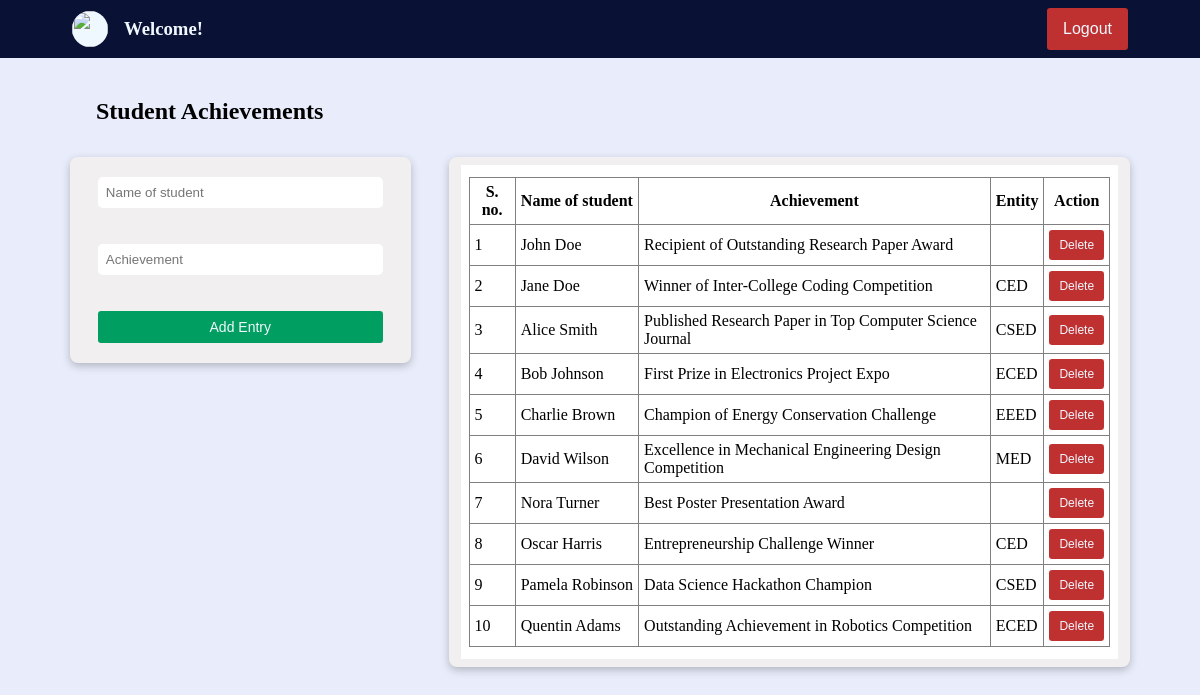
The app's page /forms/student_achievements.php, older data.
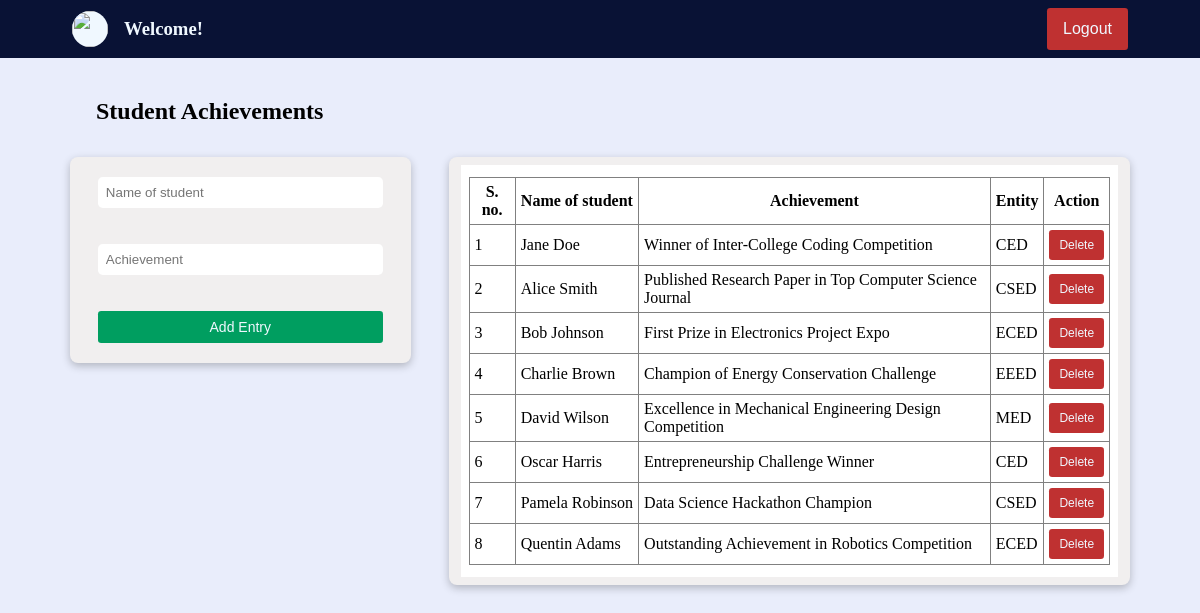
The same page, newer data.
### tables this page shows
CREATE TABLE `student_achievements` (
  `name` varchar(80) NOT NULL,
  `achievement` varchar(800) NOT NULL,
  `entity` varchar(120) NOT NULL
);

### forms/student_achievements.php (the view, shortened to what this page needs)
<?php
if (empty($_SESSION['access_token'])) {
    $fname = "Welcome! ";
    $lname = $_GET["user"];
    $pic = "../asset/nitc_logo_icon.svg";
} else {
    $fname = $_SESSION["first_name"];
    $lname = $_SESSION['last_name'];
    $pic = $_SESSION['profile_picture'];
    $mail=$_SESSION['email_address'];
}
?>
<!DOCTYPE html>
<html>
<head>
    <link href="../styles/forms.css" type="text/css" rel="stylesheet">
</head>
<body>
    <div class="container">
        <?php
        echo '<div class="user_strip">
                <a href="../dashboard.php?user=' . $lname . '" class="user_to_dash">
                    <div class="user">
                        <img src="' . $pic . '" class="user_image" />
                        <h3>' . $fname . ' ' . $lname . '</h3>
                    </div>
                </a>
                <div class="logout_btn_holder">
                    <a href="../logout.php" class="">
                        <button class="logout_btn">Logout</button>
                    </a>
                </div  >
            </div>';
        ?>
        <div class="subcontainer">
            <h2>Student Achievements</h2>
            <div class="content_container">
                <div class="left_container">
                    <div class="form_container">
                        <form id="myForm" action="" method="post" onsubmit="return validateForm();" class="form_field">
                            <input type="text" name="name" placeholder="Name of student" class="input-fields"
                                autocomplete="off"><br><br>
                            <input type="text" name="achievement" placeholder="Achievement" class="input-fields"
                                autocomplete="off"><br><br>
                            <input type="submit" class="submit-button" value="Add Entry">
                        </form>
                    </div>
                </div>
                <div class="table_container">
                    <?php
                    $con = mysqli_connect('localhost', 'root', '', 'imsdemo');
                    $entity = $_GET["user"];
                    if ($entity == 'admin' || $entity == '')
                        $sql = "SELECT * FROM student_achievements";
                    else
                        $sql = "SELECT * FROM student_achievements where entity='$entity'";
                    $rs = mysqli_query($con, $sql);
                    echo '<div class="table_field">';
                    echo '
                <table border="1">
                <tr>
                    <th class="box">S. no.</th>
                    <th class="box">Name of student</th>
                    <th class="box">Achievement</th>
                    <th class="box">Entity</th>
                    <th class="box">Action</th>
                </tr>';
                    $count = 1;
                    while ($row = mysqli_fetch_assoc($rs)) {
                        $name = $row['name'];
                        $achievement = $row['achievement'];
                        $dep = $row['entity'];
                        echo '<tr>
                    <td class="box sn">' . $count . '</td>
                    <td class="box name">' . $name . '</td>
                    <td class="box $achievement">' . $achievement . '</td>
                    <td class="box entity">' . $dep . '</td>
                    <td class="box button_box btn"><button class="delete_btn" data-id="' . $achievement . '">Delete</button></td></tr>';
                        $count++;
                    }
                    echo '</table>
                </div>';
                    ?>
                </div>
            </div>
        </div>
    </div>
</body>
</html>

Row changes from the older to the newer data that the page shows:
removed student_achievements: name "John Doe", achievement "Recipient of Outstanding Research Paper Award"
removed student_achievements: name "Nora Turner", achievement "Best Poster Presentation Award"
